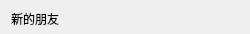
<?xml version="1.0" encoding="UTF-8"?>
<ui version="4.0">
 <class>GroupTipItem</class>
 <widget class="QWidget" name="GroupTipItem">
  <property name="geometry">
   <rect>
    <x>0</x>
    <y>0</y>
    <width>250</width>
    <height>34</height>
   </rect>
  </property>
  <property name="sizePolicy">
   <sizepolicy hsizetype="Fixed" vsizetype="Fixed">
    <horstretch>0</horstretch>
    <verstretch>0</verstretch>
   </sizepolicy>
  </property>
  <property name="minimumSize">
   <size>
    <width>250</width>
    <height>25</height>
   </size>
  </property>
  <property name="maximumSize">
   <size>
    <width>250</width>
    <height>34</height>
   </size>
  </property>
  <property name="windowTitle">
   <string>Form</string>
  </property>
  <layout class="QHBoxLayout" name="horizontalLayout">
   <item>
    <widget class="QLabel" name="label">
     <property name="minimumSize">
      <size>
       <width>0</width>
       <height>16</height>
      </size>
     </property>
     <property name="maximumSize">
      <size>
       <width>16777215</width>
       <height>16</height>
      </size>
     </property>
     <property name="text">
      <string>新的朋友</string>
     </property>
    </widget>
   </item>
  </layout>
 </widget>
 <resources/>
 <connections/>
</ui>
